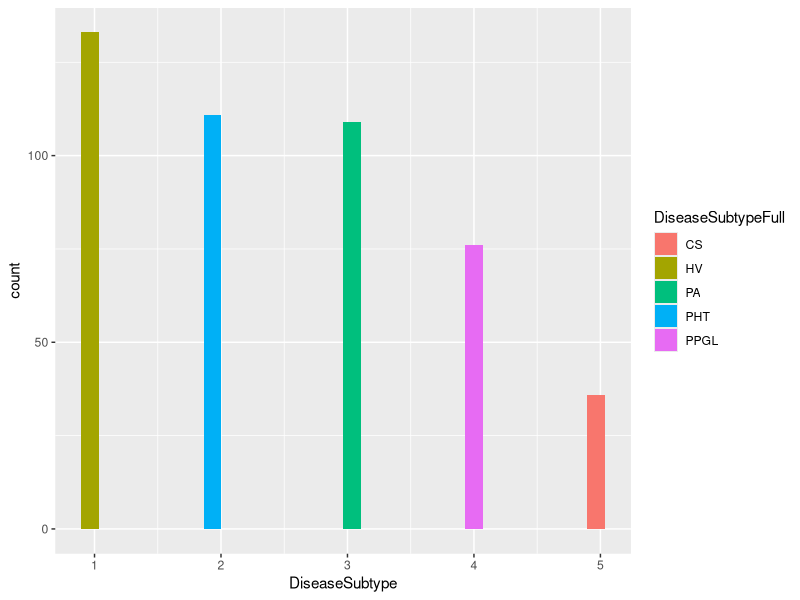
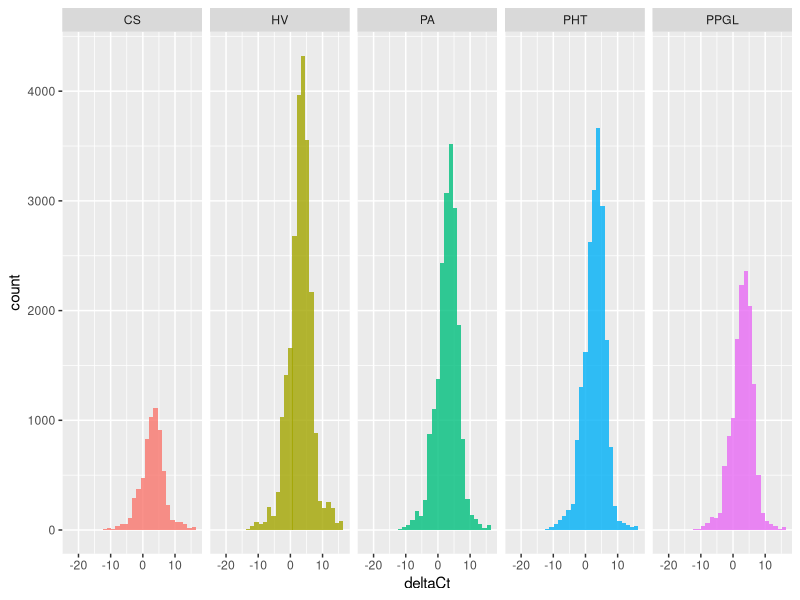
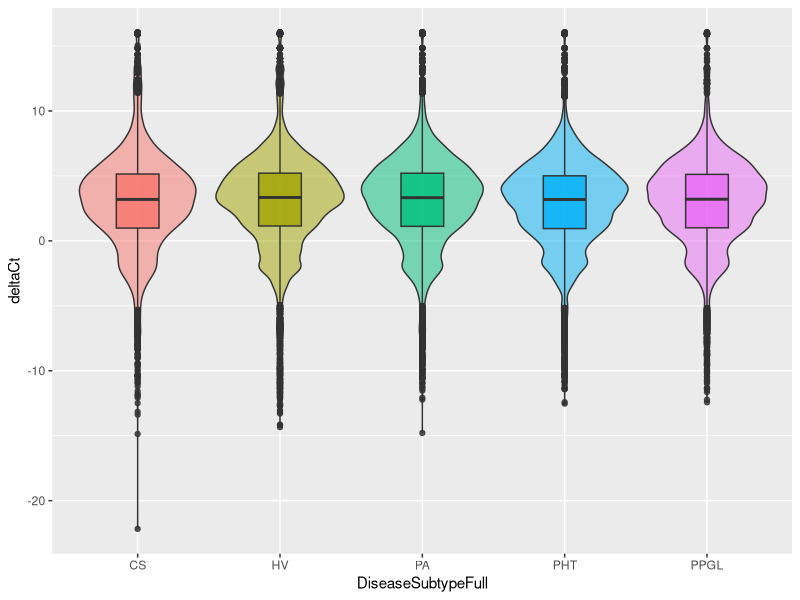
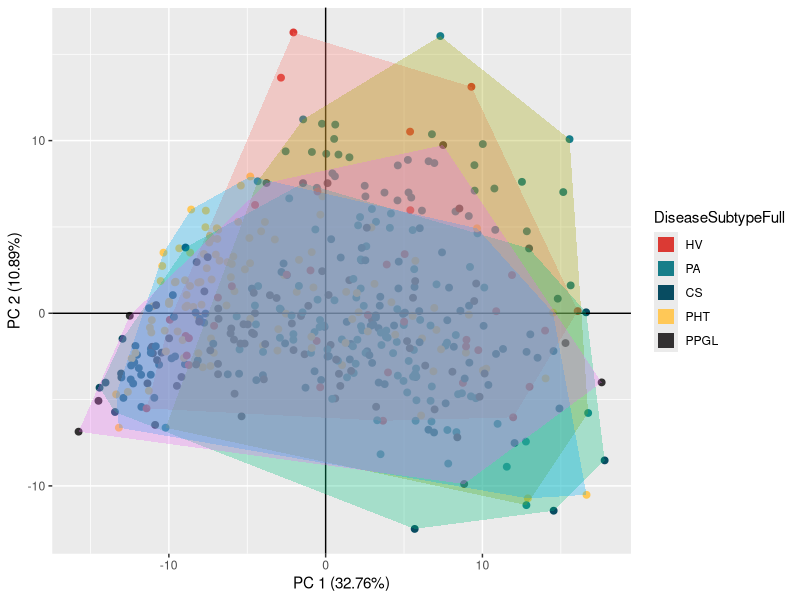

The R source for these figures, in order:
## ---- chunk 1
knitr::opts_chunk$set(echo = TRUE)
## ---- chunk 2
library(tidyverse)
library(here)
## ---- chunk 3

data <- read_csv(here::here("data/TidyData.csv"))
metadata <- read_csv(here::here("data/MetaData.csv"))

## ---- chunk 4

long_data <- data |> 
  pivot_longer(cols = !c(DiseaseSubtype, DiseaseSubtypeFull, PseudoID), names_to = "mRNA", values_to = "deltaCt")

## ---- chunk 5
data |> 
  ggplot(aes(x = DiseaseSubtype, fill = DiseaseSubtypeFull))+
  geom_histogram()
## ---- chunk 6

 long_data |> 
  ggplot(aes(x = deltaCt, fill = DiseaseSubtypeFull))+
  geom_histogram(alpha = .8, position="identity", show.legend = F)+
  facet_grid(~DiseaseSubtypeFull)

## ---- chunk 7

 long_data |> 
  ggplot(aes(x = DiseaseSubtypeFull, y = deltaCt, fill = DiseaseSubtypeFull))+
  geom_violin(alpha = .5, show.legend = F) + 
  geom_boxplot(alpha = .8, width = .3, show.legend = F)

## ---- chunk 8

long_data

## ---- chunk 9

pca <- data |> 
  select(-PseudoID, -starts_with("Disease")) |> 
  select(where(is.numeric)) |> 
  prcomp(scale = T, rank. = 50)
  
pca_fit <- pca |> 
  broom::augment(data)

pca_hull <- pca_fit |> 
  group_by(DiseaseSubtypeFull) |>  
  slice(chull(.fittedPC1, .fittedPC2))

summary(pca)
## ---- chunk 10

plot_pca_grid <- function(df, hull_df, group, size = 2, labels = c(), values = c()){
  
  legend_title <- dplyr::enexpr(group)
  
  df |> 
    ggplot(
      aes(x = .fittedPC1, y = .fittedPC2, colour = {{group}}, fill = {{group}})
    )+
    geom_point(size = size)+
    geom_vline(xintercept = 0)+
    geom_hline(yintercept = 0)+
    # stat_ellipse(geom = "polygon", level = 0.95, alpha = 0.2, show.legend = F)+
    geom_polygon(data = hull_df,
                 colour = NA, 
                 alpha = 0.3,
                 show.legend = FALSE)+
    scale_color_manual(paste0(legend_title), 
                       labels = labels,
                       values = values, 
                       guide = guide_legend(override.aes = list(size = 5, shape = 15, alpha = 1)))+
    guides(fill = "none")
}

format_pca_axes <- function(graph, pca_obj){
  
  var <- broom::tidy(pca_obj, matrix = "eigenvalues") |> 
    pull(percent)
  
  var <- round(var * 100, 2)
  
  graph +
    scale_x_continuous(paste0("PC 1 (", var[[1]], "%)"))+
    scale_y_continuous(paste0("PC 2 (", var[[2]], "%)"))
  
}

## ---- chunk 11

labels = c("HV", "PA", "CS", "PHT", "PPGL")
values = c("HV" = "#0f4c5c", "PA" = "#e36414", "CS" = "#fb8b24", "PHT" = "#9a031e", "PPGL" = "#5f0f40")
values = c("HV" = "#177e89", "PA" = "#084c61", "CS" = "#db3a34", "PHT" = "#ffc857", "PPGL" = "#323031")

.p1 <- pca_fit |>
  plot_pca_grid(
    hull_df = pca_hull,  
    group = DiseaseSubtypeFull, 
    labels = labels, 
    values = values)

format_pca_axes(.p1, pca)

